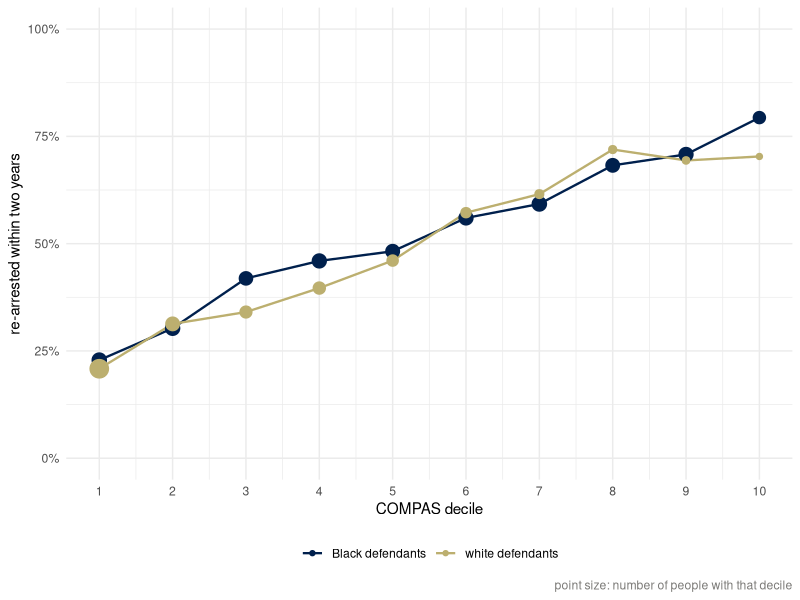
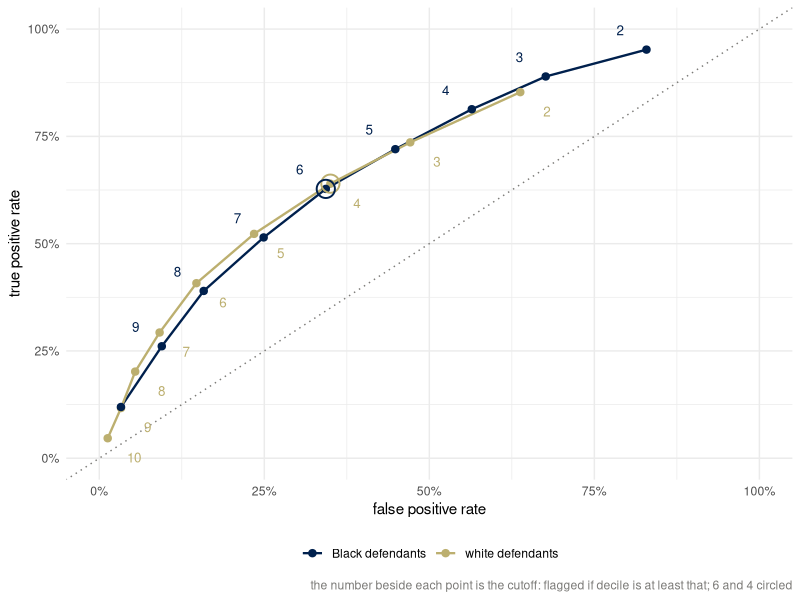

Write R code to recreate these figures, in order.
## ---- chunk 1
library(ggplot2)
library(dplyr)
theme_set(theme_minimal())
set.seed(313)
# cividis: viridisLite::cividis(9)[c(1, 3, 5, 6, 7, 9)]
navy <- "#00204D"; slate <- "#414D6B"; cgray <- "#7C7B78"; khaki <- "#9B9477"; gold <- "#BCAF6F"; yellow <- "#FFEA46"
two <- c(navy, gold)               # the two groups, wherever there are two

# COMPAS, Broward County, Florida: the people in ProPublica's two-year file
# (compas-scores-two-years.csv, github.com/propublica/compas-analysis, 7,214 rows) whose
# race is recorded as African-American or Caucasian (6,150), counted by decile score and
# by whether they were re-arrested within two years. Counts only; no row-level data.
counts <- read.csv("../../files/compas_counts.csv") |>
  mutate(group = factor(race, levels = c("African-American", "Caucasian"),
                        labels = c("Black defendants", "white defendants")))
rates_at <- function(thr) {
  counts |>
    group_by(group) |>
    summarize(total = sum(n),           # not named n: later lines index the count column n
              p = sum(n[two_year_recid == 1]) / total,
              FPR = sum(n[decile >= thr & two_year_recid == 0]) / sum(n[two_year_recid == 0]),
              FNR = sum(n[decile <  thr & two_year_recid == 1]) / sum(n[two_year_recid == 1]),
              TPR = 1 - FNR,
              PPV = sum(n[decile >= thr & two_year_recid == 1]) / sum(n[decile >= thr]),
              NPV = sum(n[decile <  thr & two_year_recid == 0]) / sum(n[decile <  thr]),
              flagged = sum(n[decile >= thr]) / total,
              .groups = "drop") |>
    rename(n = total) |>
    mutate(threshold = thr)
}
at5 <- rates_at(5)
sweep <- bind_rows(lapply(1:10, rates_at))
pct <- function(x) sprintf("%.0f%%", 100 * x)
pct1 <- function(x) sprintf("%.1f%%", 100 * x)
odds <- function(p) p / (1 - p)
# among those selected at the county's cutoff, the share in deciles 8 to 10, by group
top_share <- counts |>
  filter(decile >= 5) |>
  group_by(group) |>
  summarize(s = sum(n[decile >= 8]) / sum(n), .groups = "drop") |>
  pull(s)
## ---- chunk 2
at5 |>
  transmute(` ` = as.character(group), n = format(n, big.mark = ","),
            `re-arrested within 2 years` = pct1(p), flagged = pct1(flagged),
            FPR = pct1(FPR), FNR = pct1(FNR), PPV = pct1(PPV), NPV = pct1(NPV)) |>
  knitr::kable(align = "lrrrrrrr")
## ---- chunk 3
counts |>
  group_by(group, decile) |>
  summarize(total = sum(n), rate = sum(n[two_year_recid == 1]) / total, .groups = "drop") |>
  ggplot(aes(decile, rate, color = group)) +
  geom_line(linewidth = 0.8) +
  geom_point(aes(size = total)) +
  scale_color_manual(values = two, name = NULL) +
  scale_size_area(max_size = 6, guide = "none") +
  scale_x_continuous(breaks = 1:10) +
  scale_y_continuous(labels = scales::percent_format(accuracy = 1), limits = c(0, 1)) +
  labs(x = "COMPAS decile", y = "re-arrested within two years",
       caption = "point size: number of people with that decile") +
  theme(legend.position = "bottom", plot.caption = element_text(color = cgray))
## ---- chunk 4
# labels offset on opposite sides of the two curves; the pair 6 (Black) and 4 (white) circled
rocl <- sweep |>
  filter(threshold >= 2) |>
  mutate(nx = ifelse(group == "Black defendants", -0.04, 0.04),
         ny = ifelse(group == "Black defendants", 0.045, -0.045))
pair64 <- filter(rocl, (group == "Black defendants" & threshold == 6) | (group == "white defendants" & threshold == 4))
## ---- chunk 5
sweep |>
  filter(threshold >= 2) |>
  ggplot(aes(FPR, TPR, color = group)) +
  geom_abline(intercept = 0, slope = 1, linetype = "dotted", color = cgray) +
  geom_line(linewidth = 0.8) +
  geom_point(size = 2.2) +
  geom_point(data = pair64, shape = 21, size = 5.5, stroke = 1, fill = NA, show.legend = FALSE) +
  geom_text(data = rocl, aes(x = FPR + nx, y = TPR + ny, label = threshold), size = 3.4, show.legend = FALSE) +
  scale_color_manual(values = two, name = NULL) +
  scale_x_continuous(labels = scales::percent_format(accuracy = 1), limits = c(0, 1)) +
  scale_y_continuous(labels = scales::percent_format(accuracy = 1), limits = c(0, 1)) +
  labs(x = "false positive rate", y = "true positive rate",
       caption = "the number beside each point is the cutoff: flagged if decile is at least that; 6 and 4 circled") +
  theme(legend.position = "bottom", plot.caption = element_text(color = cgray))
